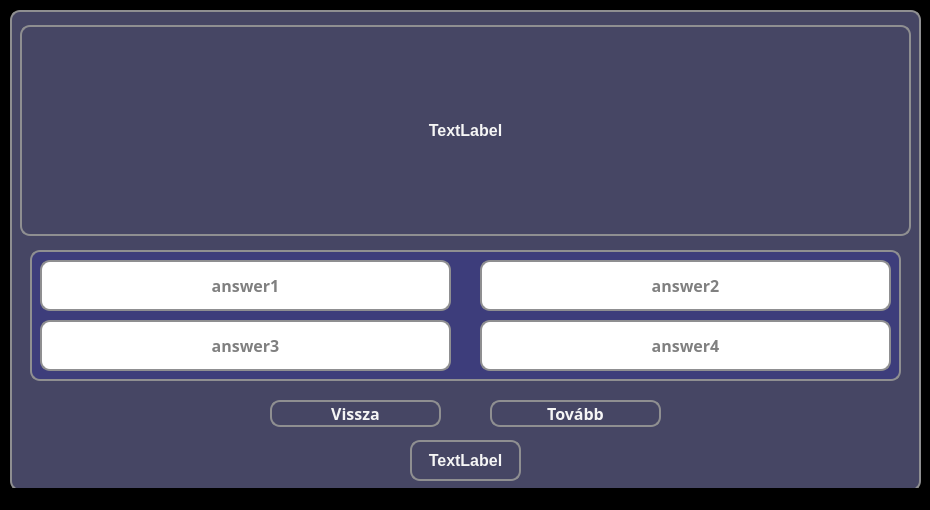
<?xml version="1.0" encoding="UTF-8"?>
<ui version="4.0">
 <class>learningGame</class>
 <widget class="QMainWindow" name="learningGame">
  <property name="geometry">
   <rect>
    <x>0</x>
    <y>0</y>
    <width>930</width>
    <height>510</height>
   </rect>
  </property>
  <property name="windowTitle">
   <string>Kvíz</string>
  </property>
  <property name="styleSheet">
   <string notr="true">* {
	background-color: black;
}</string>
  </property>
  <widget class="QWidget" name="centralwidget">
   <widget class="QWidget" name="widget" native="true">
    <property name="geometry">
     <rect>
      <x>10</x>
      <y>10</y>
      <width>911</width>
      <height>481</height>
     </rect>
    </property>
    <property name="styleSheet">
     <string notr="true">* {
	background-color: rgb(70, 70, 100);
    border: 2px solid #8f8f91;
    border-radius: 10px;
    color: white;
    font-size: 16px;
    font-weight: bold;
}</string>
    </property>
    <widget class="QWidget" name="widget_2" native="true">
     <property name="geometry">
      <rect>
       <x>20</x>
       <y>240</y>
       <width>871</width>
       <height>131</height>
      </rect>
     </property>
     <property name="styleSheet">
      <string notr="true">* {
	background-color: #3d3d7b;
	border: 2px solid #8f8f91;
	border-radius: 10px;
	color: white;
	font-size: 16px;
	font-weight: bold;
}</string>
     </property>
     <widget class="QPushButton" name="answer2Button">
      <property name="geometry">
       <rect>
        <x>450</x>
        <y>10</y>
        <width>411</width>
        <height>51</height>
       </rect>
      </property>
      <property name="font">
       <font>
        <family>Corbel</family>
        <pointsize>-1</pointsize>
        <bold>true</bold>
       </font>
      </property>
      <property name="styleSheet">
       <string notr="true">* {
	background-color: white;
	color: grey;
}

*:hover {
	background-color: rgb(120, 120, 220);
	color: white;
}</string>
      </property>
      <property name="text">
       <string>answer2</string>
      </property>
      <property name="checkable">
       <bool>true</bool>
      </property>
     </widget>
     <widget class="QPushButton" name="answer1Button">
      <property name="geometry">
       <rect>
        <x>10</x>
        <y>10</y>
        <width>411</width>
        <height>51</height>
       </rect>
      </property>
      <property name="font">
       <font>
        <family>Corbel</family>
        <pointsize>-1</pointsize>
        <bold>true</bold>
       </font>
      </property>
      <property name="styleSheet">
       <string notr="true">* {
	background-color: white;
	color: grey;
}

*:hover {
	background-color: rgb(120, 120, 220);
	color: white;
}</string>
      </property>
      <property name="text">
       <string>answer1</string>
      </property>
      <property name="checkable">
       <bool>true</bool>
      </property>
     </widget>
     <widget class="QPushButton" name="answer3Button">
      <property name="geometry">
       <rect>
        <x>10</x>
        <y>70</y>
        <width>411</width>
        <height>51</height>
       </rect>
      </property>
      <property name="font">
       <font>
        <family>Corbel</family>
        <pointsize>-1</pointsize>
        <bold>true</bold>
       </font>
      </property>
      <property name="styleSheet">
       <string notr="true">* {
	background-color: white;
	color: grey;
}

*:hover {
	background-color: rgb(120, 120, 220);
	color: white;
}</string>
      </property>
      <property name="text">
       <string>answer3</string>
      </property>
      <property name="checkable">
       <bool>true</bool>
      </property>
     </widget>
     <widget class="QPushButton" name="answer4Button">
      <property name="geometry">
       <rect>
        <x>450</x>
        <y>70</y>
        <width>411</width>
        <height>51</height>
       </rect>
      </property>
      <property name="font">
       <font>
        <family>Corbel</family>
        <pointsize>-1</pointsize>
        <bold>true</bold>
       </font>
      </property>
      <property name="styleSheet">
       <string notr="true">* {
	background-color: white;
	color: grey;
}

*:hover {
	background-color: rgb(120, 120, 220);
	color: white;
}</string>
      </property>
      <property name="text">
       <string>answer4</string>
      </property>
      <property name="checkable">
       <bool>true</bool>
      </property>
     </widget>
    </widget>
    <widget class="QPushButton" name="backButton">
     <property name="geometry">
      <rect>
       <x>260</x>
       <y>390</y>
       <width>171</width>
       <height>27</height>
      </rect>
     </property>
     <property name="font">
      <font>
       <family>Corbel</family>
       <pointsize>-1</pointsize>
       <bold>true</bold>
      </font>
     </property>
     <property name="styleSheet">
      <string notr="true">* {
	background-color: rgb(70, 70, 100);
	color: whitesmoke;
}

*:hover {
	background-color: rgb(120, 120, 220);
	color: white;
}</string>
     </property>
     <property name="text">
      <string>Vissza</string>
     </property>
    </widget>
    <widget class="QPushButton" name="nextButton">
     <property name="geometry">
      <rect>
       <x>480</x>
       <y>390</y>
       <width>171</width>
       <height>27</height>
      </rect>
     </property>
     <property name="font">
      <font>
       <family>Corbel</family>
       <pointsize>-1</pointsize>
       <bold>true</bold>
      </font>
     </property>
     <property name="styleSheet">
      <string notr="true">* {
	background-color: rgb(70, 70, 100);
	color: whitesmoke;
}

*:hover {
	background-color: rgb(120, 120, 220);
	color: white;
}</string>
     </property>
     <property name="text">
      <string>Tovább</string>
     </property>
    </widget>
    <widget class="QLabel" name="questionField">
     <property name="geometry">
      <rect>
       <x>10</x>
       <y>15</y>
       <width>891</width>
       <height>211</height>
      </rect>
     </property>
     <property name="styleSheet">
      <string notr="true">* {
	color: whitesmoke;
}</string>
     </property>
     <property name="text">
      <string>TextLabel</string>
     </property>
     <property name="alignment">
      <set>Qt::AlignCenter</set>
     </property>
    </widget>
    <widget class="QLabel" name="timerLabel">
     <property name="geometry">
      <rect>
       <x>400</x>
       <y>430</y>
       <width>111</width>
       <height>41</height>
      </rect>
     </property>
     <property name="styleSheet">
      <string notr="true">* {
	    color: whitesmoke;
}</string>
     </property>
     <property name="text">
      <string>TextLabel</string>
     </property>
     <property name="alignment">
      <set>Qt::AlignCenter</set>
     </property>
    </widget>
   </widget>
  </widget>
  <widget class="QStatusBar" name="statusbar"/>
 </widget>
 <resources/>
 <connections/>
</ui>
